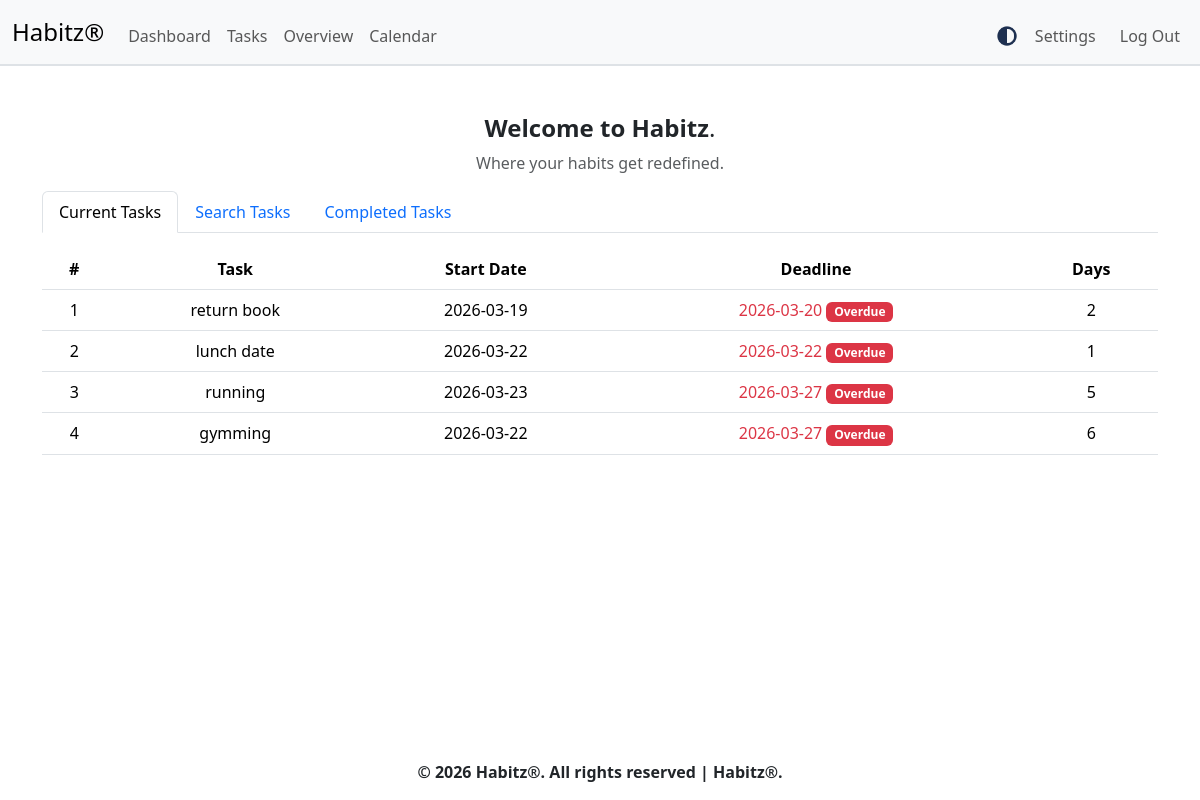
The app's page /dashboard (signed in) with its own data.
### tables this page shows
CREATE TABLE habits (
    id INTEGER PRIMARY KEY AUTOINCREMENT,
    user_id INTEGER NOT NULL,
    name TEXT NOT NULL,
    start_date DATE,
    end_date DATE,
    duration INTEGER,
    progress FLOAT, current_streak INTEGER DEFAULT 0, longest_streak INTEGER DEFAULT 0, last_completed_date TEXT, description text, favorite INTEGER DEFAULT 0, completed INTEGER DEFAULT 0,
    FOREIGN KEY(user_id) REFERENCES users(id) ON DELETE CASCADE
);

### app.py (the view)
@app.route("/dashboard")
def dashboard():
    if "user_id" not in session:
        return redirect("/login")
    conn = get_db()
    user = conn.execute(
        "SELECT username FROM users WHERE id = ?",
        (session["user_id"],)
    ).fetchone()
    tasks = conn.execute(
        "SELECT * FROM habits WHERE user_id = ? AND completed = 0 ORDER BY end_date",
        (session["user_id"],)
    ).fetchall()
    completed = conn.execute(
        """
        SELECT completions.habit_name, completions.date_completed,
            habits.end_date
        FROM completions
        LEFT JOIN habits ON habits.id = completions.habit_id
        WHERE completions.user_id = ?
        ORDER BY completions.date_completed DESC

        """,
        (session["user_id"],)
    ).fetchall()
    conn.close()
    return render_template("dashboard.html",user=user,tasks=tasks,completed=completed)

### app.py (called while the page is built)
def get_db():
    conn = sqlite3.connect(DATABASE)
    conn.row_factory = sqlite3.Row
    conn.execute("PRAGMA foreign_keys = ON")
    return conn

### templates/dashboard.html (shortened to what this page needs)
{% extends "layout.html"%}
{% block main %}
<div class="mb-3">
<h4><strong>Welcome to <b>Habitz</b></strong>.</h4>
<p class="text-muted mb-0">Where your habits get redefined.</p>
</div>
<ul class="nav nav-tabs" id="dashboardTabs">
  <li class="nav-item">
    <button class="nav-link active" data-bs-toggle="tab" data-bs-target="#current">
      Current Tasks
    </button>
  </li>
  <li class="nav-item">
    <button class="nav-link" data-bs-toggle="tab" data-bs-target="#search">
      Search Tasks
    </button>
  </li>
  <li class="nav-item">
    <button class="nav-link" data-bs-toggle="tab" data-bs-target="#completed">
      Completed Tasks
    </button>
  </li>
</ul>
<div class="tab-content mt-3">
<div class="tab-pane fade show active" id="current">
<table class="table">
<thead>
<tr>
<th>#</th>
<th>Task</th>
<th>Start Date</th>
<th>Deadline</th>
<th>Days</th>
</tr>
</thead>
<tbody>
{% for task in tasks %}
<tr>
<td>{{ loop.index }}</td>
<td>{{ task["name"] }}</td>
<td>{{ task["start_date"] }}</td>
<td class="check-deadline">{{ task["end_date"] }}</td>
<td>{{ task["duration"] }}</td>
</tr>
{% endfor %}
</tbody>
</table>
</div>
</div>
{% endblock %}

### static/styles.css (style rules this page uses)
html, body { height: 100%; }
body { display: flex; flex-direction: column; }

### records on screen
habits: name "return book", start_date "2026-03-19", duration "2"
habits: name "lunch date", start_date "2026-03-22", duration "1"
habits: name "running", start_date "2026-03-23", duration "5"
habits: name "gymming", start_date "2026-03-22", duration "6"
